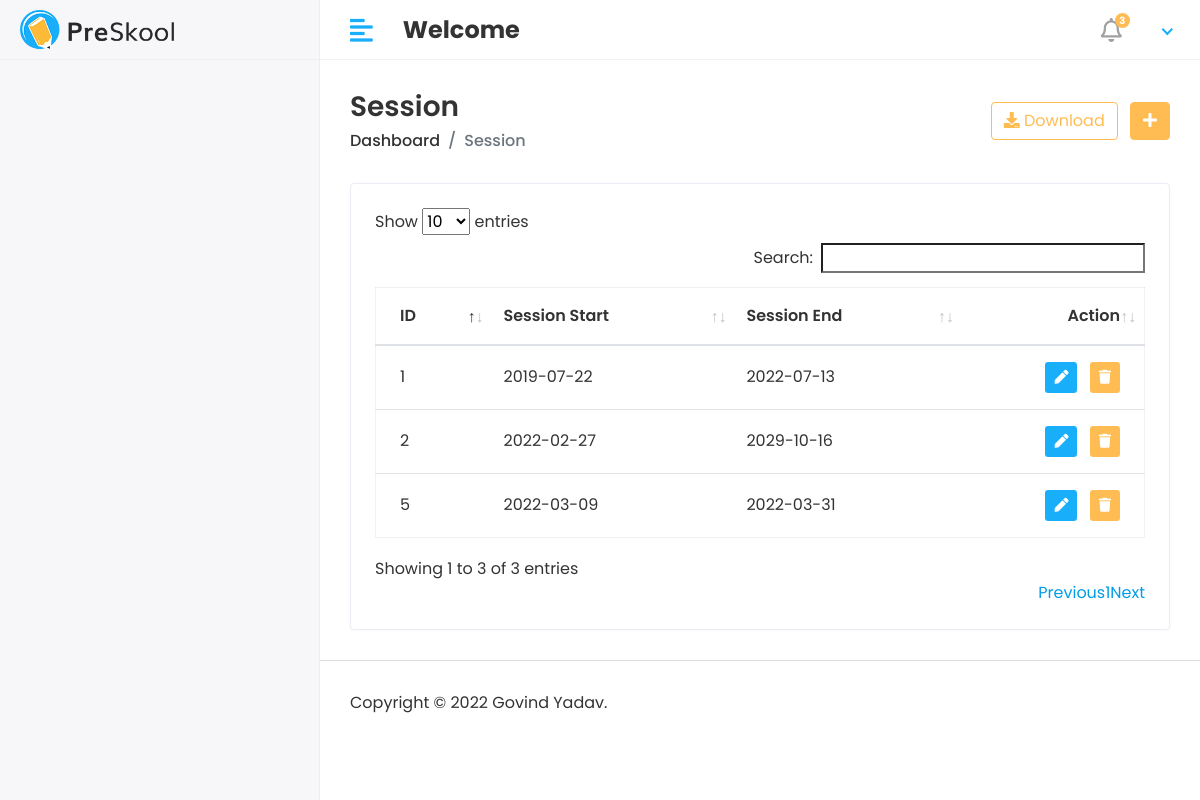
Page /Hod/Session/View on the committed database.
### app/models.py (models this page shows, shortened)
class Session_Year(models.Model):
    session_start = models.CharField(max_length=150)
    session_end = models.CharField(max_length=150)

### student_management_project/Hod_views.py (the view)
# urls.py: path('Hod/Session/View', Hod_views.VIEW_SESSION, name='view_session'),
def VIEW_SESSION(request):
    session = Session_Year.objects.all()
    return render(request, 'Hod/view_session.html', {'session':session})

### templates/Hod/view_session.html (shortened to what this page needs)
{% extends 'base.html' %}
{% block content %}
 <div class="page-header">
               <div class="row align-items-center">
                  <div class="col">
                     <h3 class="page-title">Session</h3>
                     <ul class="breadcrumb">
                        <li class="breadcrumb-item"><a href="{% url 'hod_home' %}">Dashboard</a></li>
                        <li class="breadcrumb-item active">Session</li>
                     </ul>
                  </div>
                  <div class="col-auto text-right float-right ml-auto">
                     <a href="#" class="btn btn-outline-primary mr-2"><i class="fas fa-download"></i> Download</a>
                     <a href="{% url 'add_session' %}" class="btn btn-primary"><i class="fas fa-plus"></i></a>
                  </div>
               </div>
            </div>
            <div class="row">
               <div class="col-sm-12">
                  <div class="card card-table">
                     <div class="card-body">
                        {% if session %}
                         <div class="table-responsive">
                           <table id="table_id" class="table table-hover table-center mb-0 ">
                              <thead>
                                 <tr>
                                    <th>ID</th>
                                    <th>Session Start</th>
                                    <th>Session End</th>
                                    <th class="text-right">Action</th>
                                 </tr>
                              </thead>
                              <tbody>
                                 {% for i in session %}
                                    <tr>
                                    <td>{{i.id}}</td>
                                    <td>{{i.session_start}}</td>
                                    <td>{{i.session_end}}</td>
                                    <td class="text-right">
                                       <div class="actions">
                                          <a href="{% url 'edit_session' i.id %}" class="btn btn-sm bg-success-light mr-2">
                                             <i class="fas fa-pen"></i>
                                          </a>
                                          <a href="{% url 'delete_session'  i.id %}" class="btn btn-sm bg-danger-light">
                                             <i class="fas fa-trash"></i>
                                          </a>
                                       </div>
                                    </td>
                                 </tr>
                                {% endfor %}
                              </tbody>
                           </table>
                        </div>
                         {% else %}
                         <h4 class="text-center text-red">No Student Records</h4>
                        {% endif %}
                     </div>
                  </div>
               </div>
            </div>
{% endblock %}

### static/assets/css/style.css (style rules this page uses)
html { height: 100%; }
body { background-color: #fff; color: #333; font-family: 'Poppins', sans-serif; font-size: 1rem; height: 100%; line-height: 1.5; overflow-x: hidden; }
h1, h2, h3, h4, h5, h6 { font-family: 'Poppins', sans-serif; margin-top: 0; }
a { color: #009ce7; }
input, button, a { transition: all 0.4s ease; -moz-transition: all 0.4s ease; -o-transition: all 0.4s ease; -ms-transition: all 0.4s ease; -webkit-transition: all 0.4s ease; }
ul, ol { padding: 0px; list-style: none; }
.table { color: #333; max-width: 100%; margin-bottom: 0; width: 100%; }
.table.dataTable { border-collapse: collapse !important; border: 1px solid rgba(0, 0, 0, 0.05); }
.table thead tr th { font-weight: 600; }
.table tbody tr { border-bottom: 1px solid rgba(0, 0, 0, 0.05); }
.table.table-center td, .table.table-center th { vertical-align: middle; }
.card-table .card-body .table > thead > tr > th { border-top: 0; }
.card-table .card-body .table tr td:first-child, .card-table .card-body .table tr th:first-child { padding-left: 1.5rem; }
.card-table .card-body .table tr td:last-child, .card-table .card-body .table tr th:last-child { padding-right: 1.5rem; }
.card-table .table td, .card-table .table th { border-top: 1px solid #e2e5e8; padding: 1rem 0.75rem; white-space: nowrap; }
.btn-primary { background-color: #FFBC53; border: 1px solid #FFBC53; }
.btn-outline-primary { color: #FFBC53; border-color: #FFBC53; }
.card { border: 1px solid #ececf5; box-shadow: 0 1px 3px 0 rgba(0, 0, 0, 0.03); margin-bottom: 1.875rem; }
.card-body { padding: 1.5rem; }
.bg-danger-light { background-color:#FFBC53 !important; color:#fff !important; }
.bg-success-light { background-color: #18aefa; color: #fff; }
.page-header { margin-bottom: 1.875rem; }
.page-header .breadcrumb { background-color: transparent; color: #6c757d; font-size: 1rem; font-weight: 500; margin-bottom: 0; padding: 0; }
.page-header .breadcrumb a { color: #333; }
.page-title { font-size: 28px; font-weight: 600; color: #333; margin-bottom: 5px; }

### rows in the picture
Session_Year: id "1", session_start "2019-07-22", session_end "2022-07-13"
Session_Year: id "2", session_start "2022-02-27", session_end "2029-10-16"
Session_Year: id "5", session_start "2022-03-09", session_end "2022-03-31"
